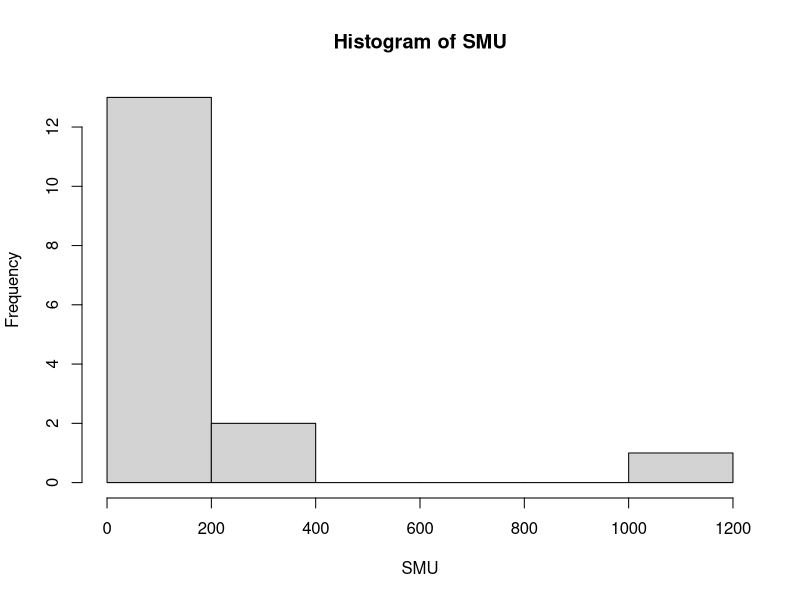
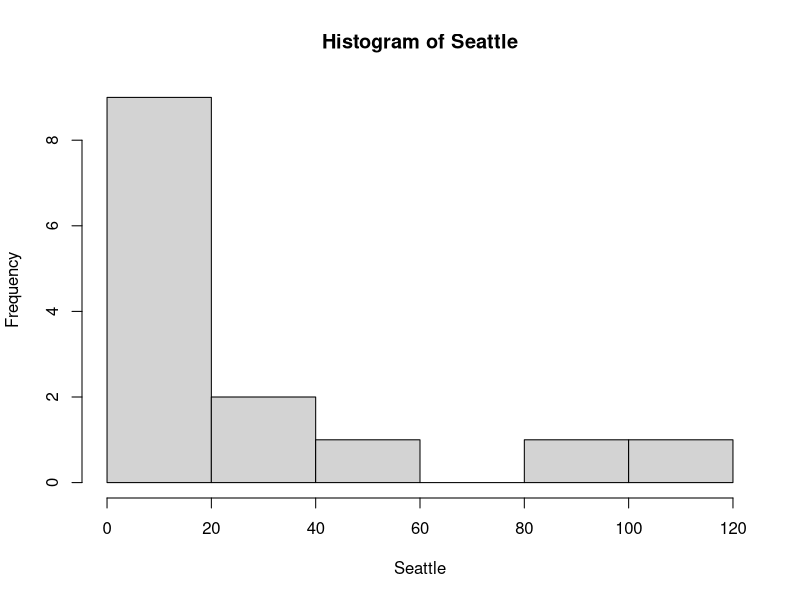

Source code (R) for these figures, in order:
SMU = c(34, 1200, 23, 50, 60, 50, 0, 0, 30, 89, 0, 300, 400, 20, 10, 0)
Seattle = c(20, 10, 5, 0, 30, 50, 0, 100, 110, 0, 40, 10, 3, 0)
hist(SMU)
hist(Seattle)

y = rnorm(length(SMU),0,3)
y
??rnorm
